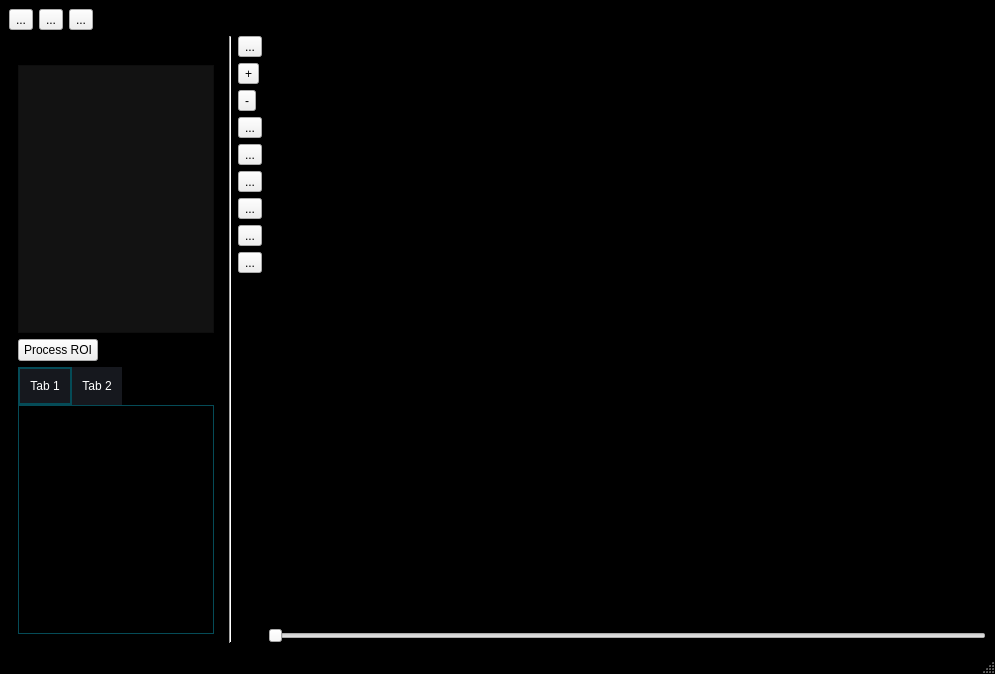
<?xml version="1.0" encoding="UTF-8"?>
<ui version="4.0">
 <class>MainWindow</class>
 <widget class="QMainWindow" name="MainWindow">
  <property name="geometry">
   <rect>
    <x>0</x>
    <y>0</y>
    <width>995</width>
    <height>674</height>
   </rect>
  </property>
  <property name="windowTitle">
   <string>ImageAnalyzer</string>
  </property>
  <property name="styleSheet">
   <string notr="true">QMainWindow{
background-color: rgb(0, 0, 0);
}
#centralwidget {
background-color: rgb(0, 0, 0);
}

QGraphicsView{
background-color:rgb(0, 0, 0);
}

#tabWidget{
background-color:rgb(0,0,0);
}

QTabBar::tab {
  background: rgb(22, 24, 30);
  color: white;
  padding: 10px;

 }
QTabWidget::pane { 
   border: 1px solid rgb(5, 75, 87);
	background: rgb(0, 0, 0);
}

 QTabBar::tab:selected {
  border: 2px solid rgb(5, 75, 87);
 }

#seriesView{
background-color:rgb(18, 18, 18);
color:rgb(136, 138, 133);
}

#console {
background-color:rgb(18, 18, 18);
}

/*Labels*/
#titleLabel{
color:rgb(186, 189, 182)
}</string>
  </property>
  <widget class="QWidget" name="centralwidget">
   <layout class="QVBoxLayout" name="verticalLayout_3">
    <item>
     <layout class="QHBoxLayout" name="horizontalLayout_8">
      <item>
       <widget class="QToolButton" name="openBtn">
        <property name="text">
         <string>...</string>
        </property>
        <property name="icon">
         <iconset>
          <normaloff>icons/folder-open.png</normaloff>icons/folder-open.png</iconset>
        </property>
        <property name="iconSize">
         <size>
          <width>20</width>
          <height>20</height>
         </size>
        </property>
       </widget>
      </item>
      <item>
       <widget class="QToolButton" name="viewsBtn">
        <property name="text">
         <string>...</string>
        </property>
       </widget>
      </item>
      <item>
       <widget class="QToolButton" name="save_im">
        <property name="cursor">
         <cursorShape>PointingHandCursor</cursorShape>
        </property>
        <property name="toolTip">
         <string notr="true" extracomment="Save Image">Save Image</string>
        </property>
        <property name="text">
         <string>...</string>
        </property>
        <property name="icon">
         <iconset>
          <normaloff>../PyQt-Image-Viewer-master/icons/download.png</normaloff>../PyQt-Image-Viewer-master/icons/download.png</iconset>
        </property>
        <property name="iconSize">
         <size>
          <width>20</width>
          <height>20</height>
         </size>
        </property>
       </widget>
      </item>
      <item>
       <spacer name="horizontalSpacer">
        <property name="orientation">
         <enum>Qt::Horizontal</enum>
        </property>
        <property name="sizeHint" stdset="0">
         <size>
          <width>40</width>
          <height>20</height>
         </size>
        </property>
       </spacer>
      </item>
     </layout>
    </item>
    <item>
     <layout class="QHBoxLayout" name="horizontalLayout_6" stretch="2,0,7">
      <item>
       <widget class="QWidget" name="widget" native="true">
        <layout class="QVBoxLayout" name="verticalLayout_4">
         <item>
          <layout class="QHBoxLayout" name="horizontalLayout_5">
           <item>
            <spacer name="horizontalSpacer_3">
             <property name="orientation">
              <enum>Qt::Horizontal</enum>
             </property>
             <property name="sizeHint" stdset="0">
              <size>
               <width>40</width>
               <height>20</height>
              </size>
             </property>
            </spacer>
           </item>
          </layout>
         </item>
         <item>
          <widget class="QListWidget" name="seriesView"/>
         </item>
         <item>
          <layout class="QHBoxLayout" name="horizontalLayout_4">
           <item>
            <widget class="QPushButton" name="process">
             <property name="text">
              <string>Process ROI</string>
             </property>
            </widget>
           </item>
           <item>
            <spacer name="horizontalSpacer_2">
             <property name="orientation">
              <enum>Qt::Horizontal</enum>
             </property>
             <property name="sizeHint" stdset="0">
              <size>
               <width>40</width>
               <height>20</height>
              </size>
             </property>
            </spacer>
           </item>
          </layout>
         </item>
         <item>
          <widget class="QTabWidget" name="tabWidget">
           <property name="currentIndex">
            <number>0</number>
           </property>
           <widget class="QWidget" name="tab">
            <attribute name="title">
             <string>Tab 1</string>
            </attribute>
           </widget>
           <widget class="QWidget" name="tab_2">
            <attribute name="title">
             <string>Tab 2</string>
            </attribute>
           </widget>
          </widget>
         </item>
        </layout>
       </widget>
      </item>
      <item>
       <widget class="Line" name="line">
        <property name="orientation">
         <enum>Qt::Vertical</enum>
        </property>
       </widget>
      </item>
      <item>
       <layout class="QHBoxLayout" name="horizontalLayout_2" stretch="0,4">
        <item>
         <layout class="QHBoxLayout" name="horizontalLayout" stretch="1">
          <item>
           <layout class="QVBoxLayout" name="verticalLayout">
            <item>
             <widget class="QToolButton" name="toggle_line">
              <property name="cursor">
               <cursorShape>PointingHandCursor</cursorShape>
              </property>
              <property name="toolTip">
               <string>Mark line</string>
              </property>
              <property name="styleSheet">
               <string notr="true"/>
              </property>
              <property name="text">
               <string>...</string>
              </property>
              <property name="icon">
               <iconset>
                <normaloff>icons/line.png</normaloff>icons/line.png</iconset>
              </property>
              <property name="iconSize">
               <size>
                <width>20</width>
                <height>20</height>
               </size>
              </property>
              <property name="checkable">
               <bool>true</bool>
              </property>
             </widget>
            </item>
            <item>
             <widget class="QToolButton" name="zoom_plus">
              <property name="cursor">
               <cursorShape>PointingHandCursor</cursorShape>
              </property>
              <property name="text">
               <string>+</string>
              </property>
              <property name="icon">
               <iconset>
                <normaloff>icons/zoom-in.png</normaloff>icons/zoom-in.png</iconset>
              </property>
              <property name="iconSize">
               <size>
                <width>20</width>
                <height>20</height>
               </size>
              </property>
             </widget>
            </item>
            <item>
             <widget class="QToolButton" name="zoom_minus">
              <property name="cursor">
               <cursorShape>PointingHandCursor</cursorShape>
              </property>
              <property name="text">
               <string>-</string>
              </property>
              <property name="icon">
               <iconset>
                <normaloff>icons/zoom-out.png</normaloff>icons/zoom-out.png</iconset>
              </property>
              <property name="iconSize">
               <size>
                <width>20</width>
                <height>20</height>
               </size>
              </property>
             </widget>
            </item>
            <item>
             <widget class="QToolButton" name="reset_zoom">
              <property name="cursor">
               <cursorShape>PointingHandCursor</cursorShape>
              </property>
              <property name="toolTip">
               <string>Fit Image to Canvas</string>
              </property>
              <property name="text">
               <string>...</string>
              </property>
              <property name="icon">
               <iconset>
                <normaloff>icons/enlarge2.png</normaloff>icons/enlarge2.png</iconset>
              </property>
              <property name="iconSize">
               <size>
                <width>20</width>
                <height>20</height>
               </size>
              </property>
             </widget>
            </item>
            <item>
             <widget class="QToolButton" name="toggle_rect">
              <property name="cursor">
               <cursorShape>PointingHandCursor</cursorShape>
              </property>
              <property name="toolTip">
               <string>Mark rectangular surface</string>
              </property>
              <property name="text">
               <string>...</string>
              </property>
              <property name="icon">
               <iconset>
                <normaloff>icons/rectangle.png</normaloff>icons/rectangle.png</iconset>
              </property>
              <property name="iconSize">
               <size>
                <width>20</width>
                <height>20</height>
               </size>
              </property>
              <property name="checkable">
               <bool>true</bool>
              </property>
             </widget>
            </item>
            <item>
             <widget class="QToolButton" name="toggle_move">
              <property name="cursor">
               <cursorShape>PointingHandCursor</cursorShape>
              </property>
              <property name="toolTip">
               <string>Move Image</string>
              </property>
              <property name="autoFillBackground">
               <bool>false</bool>
              </property>
              <property name="styleSheet">
               <string notr="true"/>
              </property>
              <property name="text">
               <string>...</string>
              </property>
              <property name="icon">
               <iconset>
                <normaloff>icons/move.png</normaloff>icons/move.png</iconset>
              </property>
              <property name="iconSize">
               <size>
                <width>20</width>
                <height>20</height>
               </size>
              </property>
              <property name="checkable">
               <bool>true</bool>
              </property>
              <property name="checked">
               <bool>false</bool>
              </property>
              <property name="toolButtonStyle">
               <enum>Qt::ToolButtonIconOnly</enum>
              </property>
              <property name="autoRaise">
               <bool>false</bool>
              </property>
             </widget>
            </item>
            <item>
             <widget class="QToolButton" name="undo">
              <property name="cursor">
               <cursorShape>PointingHandCursor</cursorShape>
              </property>
              <property name="toolTip">
               <string>Undo</string>
              </property>
              <property name="text">
               <string>...</string>
              </property>
              <property name="icon">
               <iconset>
                <normaloff>icons/undo2.png</normaloff>icons/undo2.png</iconset>
              </property>
              <property name="iconSize">
               <size>
                <width>20</width>
                <height>20</height>
               </size>
              </property>
             </widget>
            </item>
            <item>
             <widget class="QToolButton" name="redo">
              <property name="cursor">
               <cursorShape>PointingHandCursor</cursorShape>
              </property>
              <property name="toolTip">
               <string>Redo</string>
              </property>
              <property name="text">
               <string>...</string>
              </property>
              <property name="icon">
               <iconset>
                <normaloff>../PyQt-Image-Viewer-master/icons/redo2.png</normaloff>../PyQt-Image-Viewer-master/icons/redo2.png</iconset>
              </property>
              <property name="iconSize">
               <size>
                <width>20</width>
                <height>20</height>
               </size>
              </property>
             </widget>
            </item>
            <item>
             <widget class="QToolButton" name="clear_all">
              <property name="cursor">
               <cursorShape>PointingHandCursor</cursorShape>
              </property>
              <property name="toolTip">
               <string>Clear All</string>
              </property>
              <property name="text">
               <string>...</string>
              </property>
              <property name="icon">
               <iconset>
                <normaloff>../PyQt-Image-Viewer-master/icons/loop2.png</normaloff>../PyQt-Image-Viewer-master/icons/loop2.png</iconset>
              </property>
              <property name="iconSize">
               <size>
                <width>20</width>
                <height>20</height>
               </size>
              </property>
             </widget>
            </item>
            <item>
             <spacer name="verticalSpacer">
              <property name="orientation">
               <enum>Qt::Vertical</enum>
              </property>
              <property name="sizeHint" stdset="0">
               <size>
                <width>20</width>
                <height>40</height>
               </size>
              </property>
             </spacer>
            </item>
           </layout>
          </item>
         </layout>
        </item>
        <item>
         <layout class="QVBoxLayout" name="verticalLayout_5">
          <item>
           <layout class="QHBoxLayout" name="horizontalLayout_7" stretch="3,1">
            <item>
             <widget class="QGraphicsView" name="Image"/>
            </item>
            <item>
             <widget class="QWidget" name="views" native="true">
              <layout class="QVBoxLayout" name="verticalLayout_2">
               <item>
                <widget class="QGraphicsView" name="Image_2"/>
               </item>
               <item>
                <widget class="QGraphicsView" name="Image_3"/>
               </item>
               <item>
                <widget class="QGraphicsView" name="graphicsView"/>
               </item>
              </layout>
             </widget>
            </item>
           </layout>
          </item>
          <item>
           <layout class="QHBoxLayout" name="horizontalLayout_3" stretch="8">
            <item>
             <widget class="QSlider" name="imageSlider">
              <property name="sizePolicy">
               <sizepolicy hsizetype="Preferred" vsizetype="Fixed">
                <horstretch>0</horstretch>
                <verstretch>0</verstretch>
               </sizepolicy>
              </property>
              <property name="orientation">
               <enum>Qt::Horizontal</enum>
              </property>
             </widget>
            </item>
           </layout>
          </item>
         </layout>
        </item>
       </layout>
      </item>
     </layout>
    </item>
   </layout>
  </widget>
  <widget class="QMenuBar" name="menubar">
   <property name="geometry">
    <rect>
     <x>0</x>
     <y>0</y>
     <width>995</width>
     <height>27</height>
    </rect>
   </property>
  </widget>
  <widget class="QStatusBar" name="statusbar"/>
 </widget>
 <resources/>
 <connections/>
</ui>
